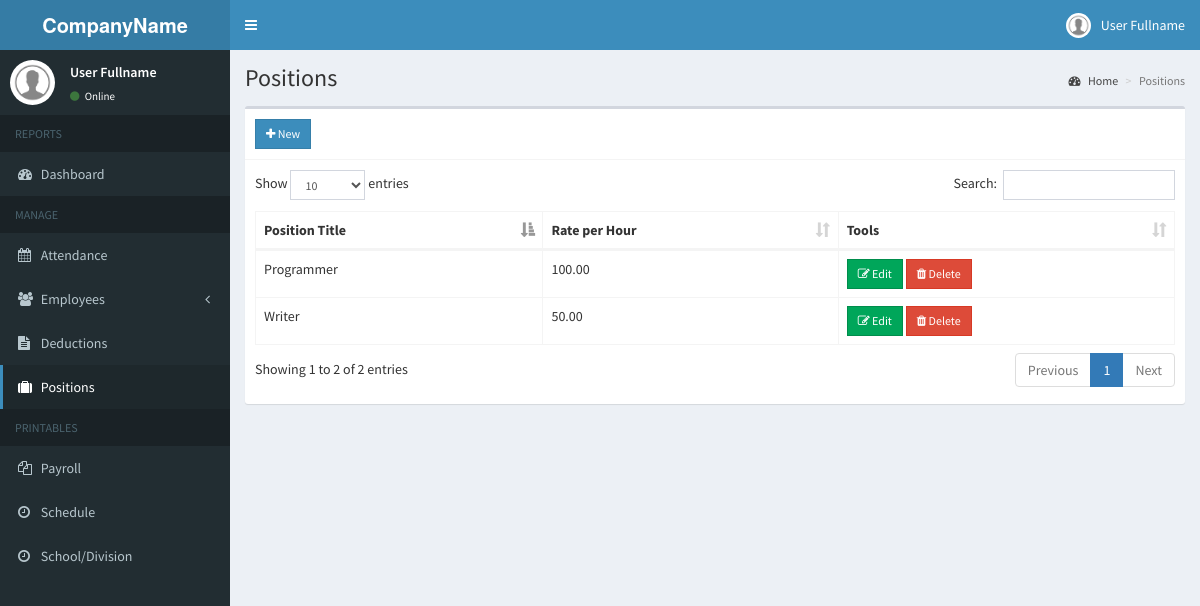
The page /admin/position.php (signed in) on the database its author committed.
### tables this page shows
CREATE TABLE `position` (
  `id` int(11) NOT NULL,
  `description` varchar(150) NOT NULL,
  `rate` double NOT NULL
);

### admin/includes/session.php (called while the page is built, shortened)
<?php
	include 'includes/conn.php';
	$sql = "SELECT * FROM admin WHERE id = '".$_SESSION['admin']."'";
	$query = $conn->query($sql);
	$user = $query->fetch_assoc();
?>

### admin/position.php (the view, shortened to what this page needs)
<?php include 'includes/session.php'; ?>
<?php include 'includes/header.php'; ?>
<body class="hold-transition skin-blue sidebar-mini">
<div class="wrapper">
  <?php include 'includes/navbar.php'; ?>
  <?php include 'includes/menubar.php'; ?>
  <div class="content-wrapper">
    <section class="content-header">
      <h1>
        Positions
      </h1>
      <ol class="breadcrumb">
        <li><a href="#"><i class="fa fa-dashboard"></i> Home</a></li>
        <li class="active">Positions</li>
      </ol>
    </section>
    <section class="content">
      <div class="row">
        <div class="col-xs-12">
          <div class="box">
            <div class="box-header with-border">
              <a href="#addnew" data-toggle="modal" class="btn btn-primary btn-sm btn-flat"><i class="fa fa-plus"></i> New</a>
            </div>
            <div class="box-body">
              <table id="example1" class="table table-bordered">
                <thead>
                  <th>Position Title</th>
                  <th>Rate per Hour</th>
                  <th>Tools</th>
                </thead>
                <tbody>
                  <?php
                    $sql = "SELECT * FROM position";
                    $query = $conn->query($sql);
                    while($row = $query->fetch_assoc()){
                      echo "
                        <tr>
                          <td>".$row['description']."</td>
                          <td>".number_format($row['rate'], 2)."</td>
                          <td>
                            <button class='btn btn-success btn-sm edit btn-flat' data-id='".$row['id']."'><i class='fa fa-edit'></i> Edit</button>
                            <button class='btn btn-danger btn-sm delete btn-flat' data-id='".$row['id']."'><i class='fa fa-trash'></i> Delete</button>
                          </td>
                        </tr>
                      ";
                    }
                  ?>
                </tbody>
              </table>
            </div>
          </div>
        </div>
      </div>
    </section>
  </div>
</div>
</body>
</html>

### admin/includes/navbar.php (shortened to what this page needs)
<header class="main-header">
    <a href="index2.html" class="logo">
      <span class="logo-lg"><b>CompanyName</b></span>
    </a>
    <nav class="navbar navbar-static-top">
      <a href="#" class="sidebar-toggle" data-toggle="push-menu" role="button">
      </a>
      <div class="navbar-custom-menu">
        <ul class="nav navbar-nav">
          <li class="dropdown user user-menu">
            <a href="#" class="dropdown-toggle" data-toggle="dropdown">
              <img src="<?php echo (!empty($user['photo'])) ? '../images/'.$user['photo'] : '../images/profile.jpg'; ?>" class="user-image" alt="User Image">
              <span class="hidden-xs"><?php echo $user['firstname'].' '.$user['lastname']; ?></span>
            </a>
          </li>
        </ul>
      </div>
    </nav>
  </header>

### admin/includes/menubar.php (shortened to what this page needs)
<aside class="main-sidebar">
    <section class="sidebar">
      <div class="user-panel">
        <div class="pull-left image">
          <img src="<?php echo (!empty($user['photo'])) ? '../images/'.$user['photo'] : '../images/profile.jpg'; ?>" class="img-circle" alt="User Image">
        </div>
        <div class="pull-left info">
          <p><?php echo $user['firstname'].' '.$user['lastname']; ?></p>
          <a><i class="fa fa-circle text-success"></i> Online</a>
        </div>
      </div>
      <ul class="sidebar-menu" data-widget="tree">
        <li class="header">REPORTS</li>
        <li class=""><a href="home.php"><i class="fa fa-dashboard"></i> <span>Dashboard</span></a></li>
        <li class="header">MANAGE</li>
        <li><a href="attendance.php"><i class="fa fa-calendar"></i> <span>Attendance</span></a></li>
        <li class="treeview">
          <a href="#">
            <i class="fa fa-users"></i>
            <span>Employees</span>
            <span class="pull-right-container">
              <i class="fa fa-angle-left pull-right"></i>
            </span>
          </a>
        </li>
        <li><a href="deduction.php"><i class="fa fa-file-text"></i> Deductions</a></li>
        <li><a href="position.php"><i class="fa fa-suitcase"></i> Positions</a></li>
        <li class="header">PRINTABLES</li>
        <li><a href="payroll.php"><i class="fa fa-files-o"></i> <span>Payroll</span></a></li>
        <li><a href="schedule_employee.php"><i class="fa fa-clock-o"></i> <span>Schedule</span></a></li>
        <li><a href="school.php"><i class="fa fa-clock-o"></i> <span>School/Division</span></a></li>
      </ul>
    </section>
  </aside>

### rows shown on the page
position: description "Programmer", rate "100.00"
position: description "Writer", rate "50.00"

### other values the page prints
$user['firstname'] "User"
$user['lastname'] "Fullname"
